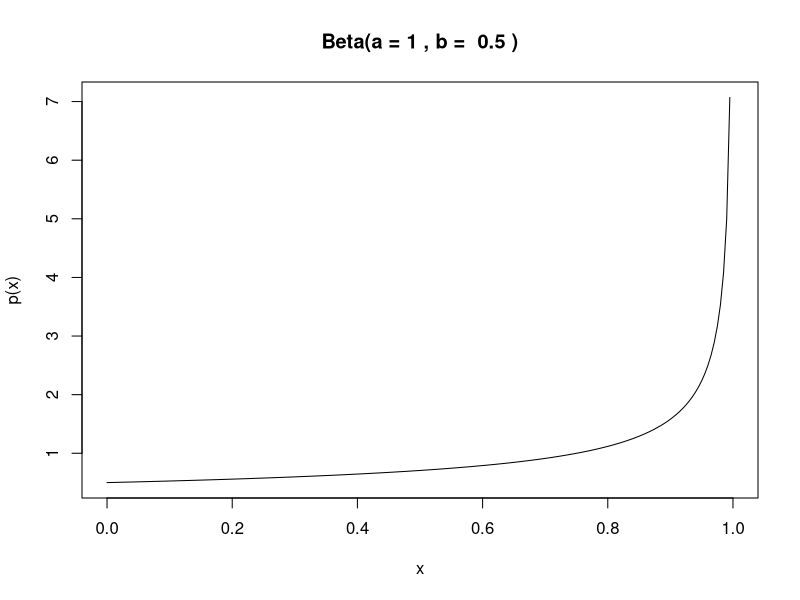
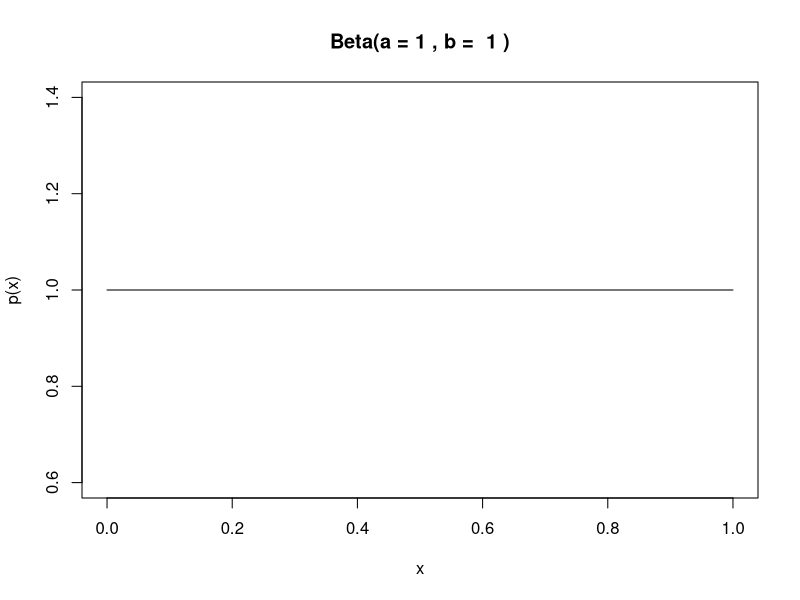
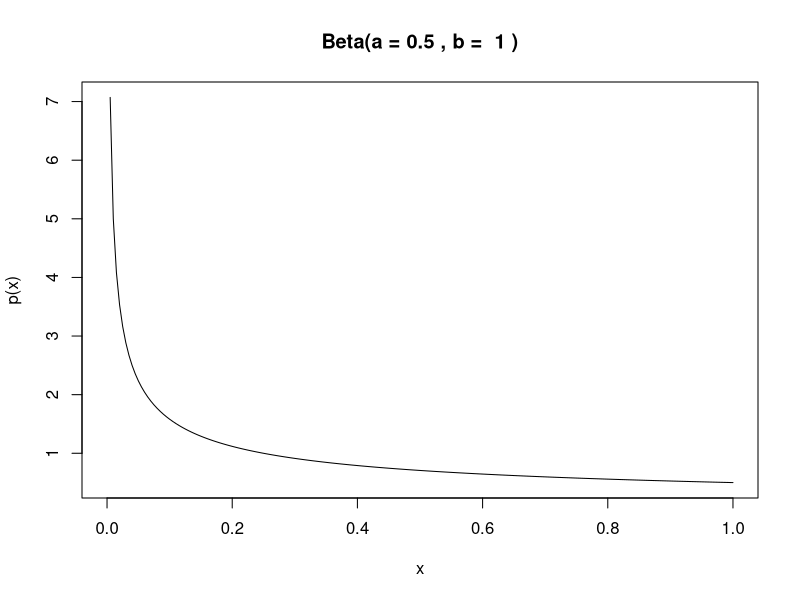
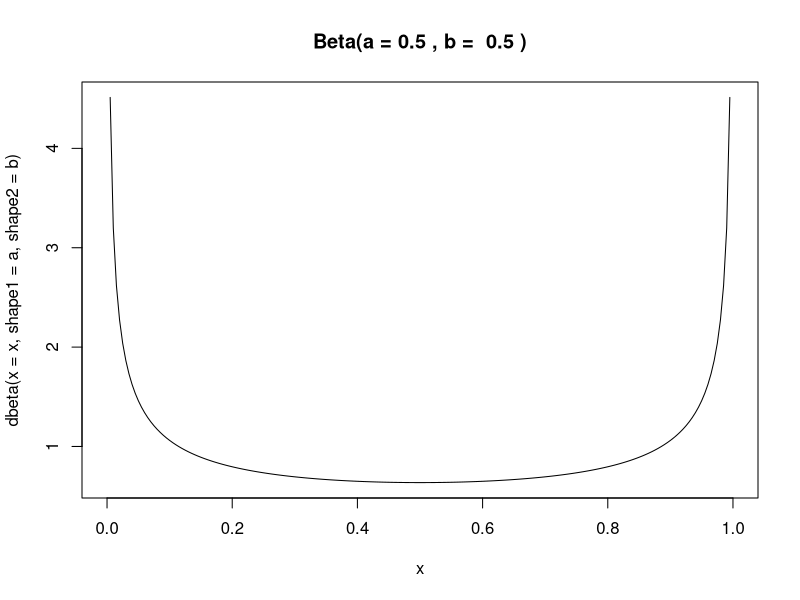
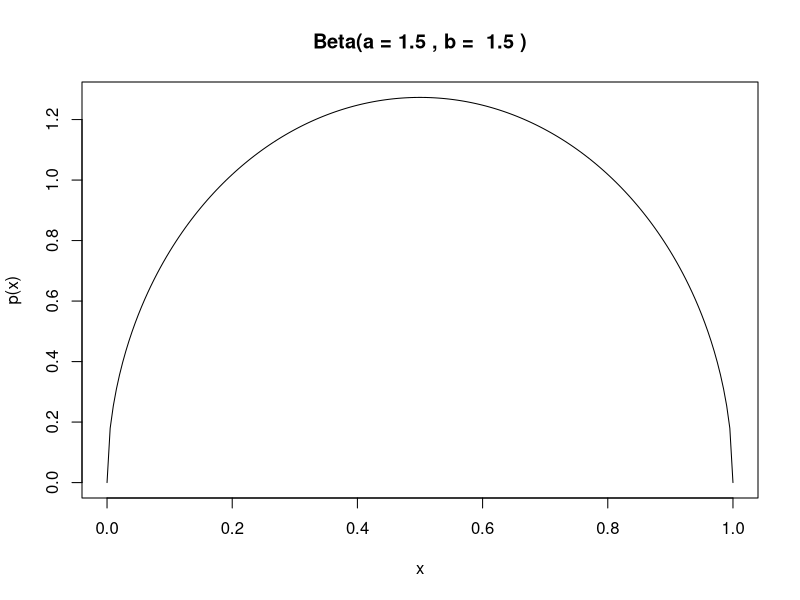
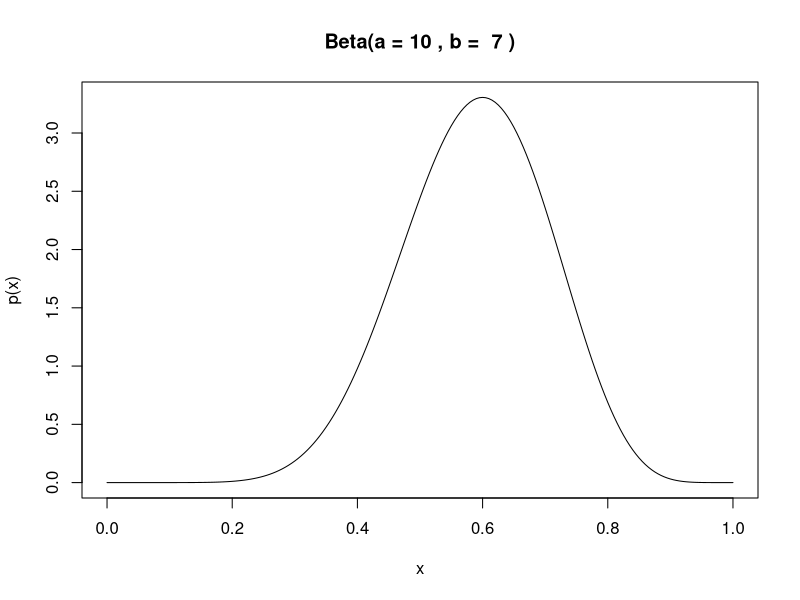

Reproduce these figures in R, in order.
# Beta distribution demos

x <- seq(0, 1, 0.005)

# Standard Uniform
a <- 1
b <- 1
png('Beta_Uniform.png')
plot(x, dbeta(x = x, shape1 = a, shape2 = b), type='l',
     main = paste(
       'Beta(a =', a, ', b = ', b, ')'), ylab = 'p(x)')
dev.off()

# Weighted in favour of larger x
a <- 1
b <- 0.5
plot(x, dbeta(x = x, shape1 = a, shape2 = b), type='l',
     main = paste(
       'Beta(a =', a, ', b = ', b, ')'), ylab = 'p(x)')

# Weighted in favour of smaller x
# Standard Uniform
png('Beta_Skew_Right.png')
a <- 0.5
b <- 1
plot(x, dbeta(x = x, shape1 = a, shape2 = b), type='l',
     main = paste(
       'Beta(a =', a, ', b = ', b, ')'), ylab = 'p(x)')
dev.off()

# Symmetric about x = 1/2 - Concave
a <- 0.5
b <- 0.5
png('Beta_Symmetric_Concave.png')
plot(x, dbeta(x = x, shape1 = a, shape2 = b), type='l',
     main = paste(
       'Beta(a =', a, ', b = ', b, ')'))
dev.off()

# Symmetric about x = 1/2 - Convex
a <- 1.5
b <- 1.5
png('Beta_Symmetrix_Convex.png')
plot(x, dbeta(x = x, shape1 = a, shape2 = b), type='l',
     main = paste(
       'Beta(a =', a, ', b = ', b, ')'), ylab = 'p(x)')
dev.off()


# Binomial
a <- 10 # n
b <- 10 - 3 # n - k
png('Beta_Binomial.png')
plot(x, dbeta(x = x, shape1 = a, shape2 = b), type='l',
     main = paste(
       'Beta(a =', a, ', b = ', b, ')'), ylab = 'p(x)')
dev.off()